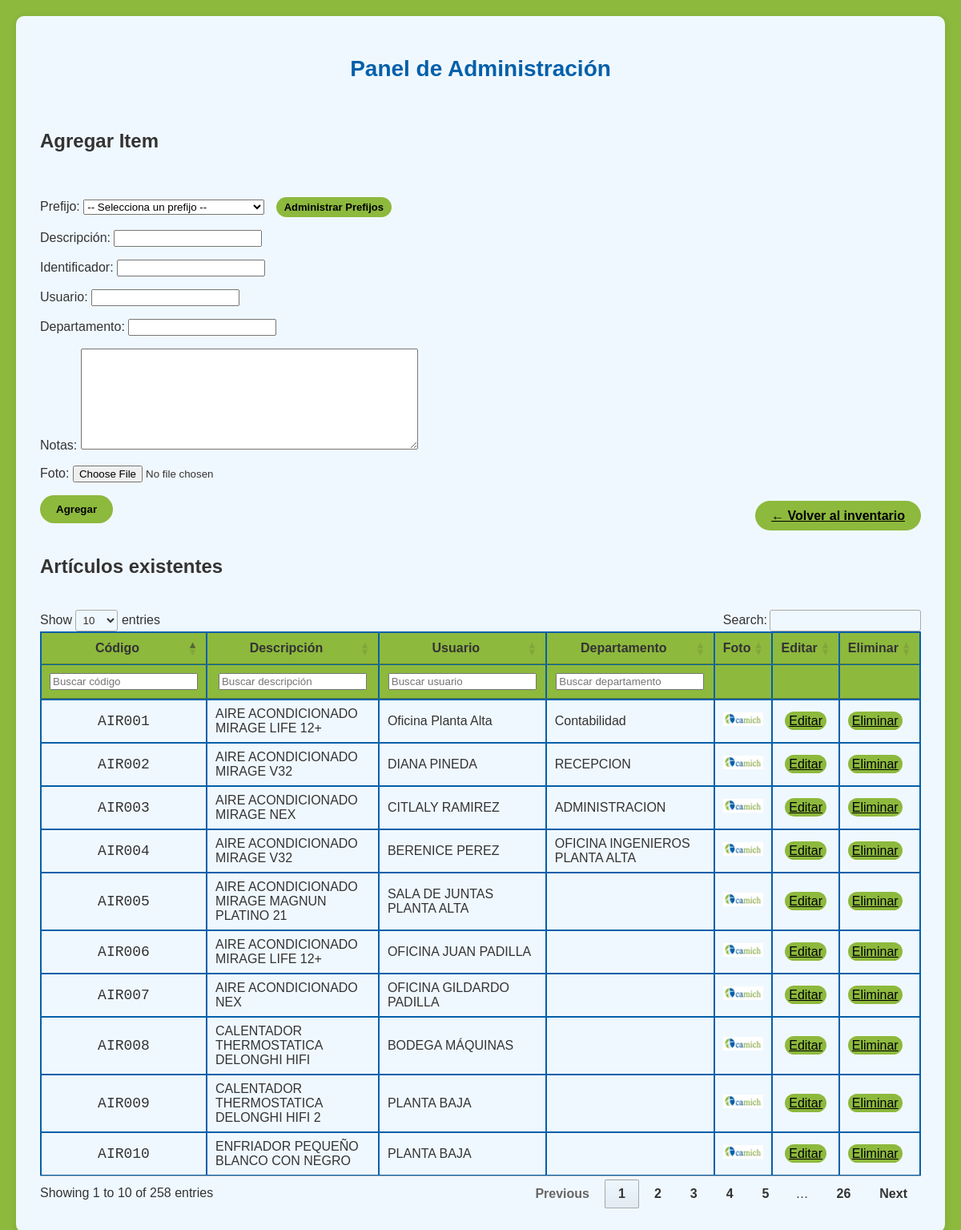
/admin (signed in), run on the app's committed database.
### tables this page shows
CREATE TABLE "objetos" (
	"id"	INTEGER,
	"codigo"	TEXT,
	"descripcion"	TEXT,
	"identificador"	TEXT,
	"usuario"	TEXT,
	"departamento"	TEXT,
	"notas"	TEXT,
	"foto_location"	TEXT,
	PRIMARY KEY("id" AUTOINCREMENT)
);

### app.py (the view, shortened to what this page needs)
@app.route('/admin', methods=['GET', 'POST'])
def admin():
   if not session.get('admin'):
        return redirect(url_for('index'))
   item_data = None
   item_id = request.args.get("id")
   if item_id:
       with sqlite3.connect('inventario.db') as conn:
           cursor = conn.execute('SELECT * FROM objetos WHERE id=?', (item_id,))
           item_data = cursor.fetchone()
   with sqlite3.connect('inventario.db') as conn:
       items = conn.execute('SELECT * FROM objetos ORDER BY codigo').fetchall()
   with sqlite3.connect('inventario.db') as conn:
       prefijos_disponibles = conn.execute('SELECT prefijo, descripcion FROM prefijos ORDER BY prefijo').fetchall()
   return render_template('admin.html', items=items, item=item_data, prefijos = prefijos_disponibles)

### templates/admin.html (shortened to what this page needs)
<!DOCTYPE html>
<html>
<head>
    <link rel="stylesheet" href="../static/style.css">
    <link rel="stylesheet" href="https://cdn.datatables.net/1.13.6/css/jquery.dataTables.min.css">
</head>
<body>
<div id="container">
    <h1>Panel de Administración</h1>
    <h2>{{ 'Editar' if item else 'Agregar' }} Item</h2>
    <div class="admin-form">
        <form method="POST" enctype="multipart/form-data">
            <p>Prefijo:
            <select name="prefijo" required {{ 'disabled' if item else '' }}>
                <option value="">-- Selecciona un prefijo --</option>
            </select>
            <a href="{{ url_for('admin_prefijos') }}" class="input-btn" id="admin-prefix" style="text-decoration: none; display: inline-block; text-align: center; margin-left: 10px;">Administrar Prefijos</a>
            </p>
            <p>Descripción: <input type="text" name="descripcion" value="{{ item[2] if item else '' }}"></p>
            <p>Identificador: <input type="text" name="identificador" value="{{ item[3] if item else '' }}"></p>
            <p>Usuario: <input type="text" name="usuario" value="{{ item[4] if item else '' }}"></p>
            <p>Departamento: <input type="text" name="departamento" value="{{ item[5] if item else '' }}"></p>
            <div class="note-group">
                <label for="notas">Notas:</label>
                <textarea rows="8" cols="50" maxlength="500" name="notas" placeholder="Escribe aquí notas y detalles adicionales del item">{{ item[6] if item }} </textarea>
            </div>
            <p>Foto: <input type="file" name="foto" accept="image/*">
            </p>
            <input class="input-btn" type="submit" value="{{ 'Guardar' if item else 'Agregar' }}">
        </form>
        <div id="back-to-index"><a href="{{ url_for('index') }}">← Volver al inventario</a></div>
    </div>
    <h2>Artículos existentes</h2>
    <table id="items-table">
    <thead>
        <tr>
            <th>Código</th>
            <th>Descripción</th>
            <th>Usuario</th>
            <th>Departamento</th>
            <th>Foto</th>
            <th>Editar</th>
            <th>Eliminar</th>
        </tr>
        <tr>
            <th><input type="text" placeholder="Buscar código"></th>
            <th><input type="text" placeholder="Buscar descripción"></th>
            <th><input type="text" placeholder="Buscar usuario"></th>
            <th><input type="text" placeholder="Buscar departamento"></th>
            <th></th>
            <th></th>
            <th></th>
        </tr>
    </thead>
    <tbody>
        {% for item in items %}
        <tr>
            <td>{{ item[1] }}</td>
            <td>{{ item[2] }}</td>
            <td>{{ item[4] }}</td>
            <td>{{ item[5] }}</td>
            <td><img src="{{ url_for('static', filename='images/' + ((item[7]) or 'camich.png')) }}" width="50"></td>
            <td><a href="{{ url_for('admin', id=item[0]) }}">Editar</a></td>
            <td><a href="{{ url_for('delete', item_id=item[0]) }}" onclick="return confirm('¿Seguro que quieres eliminar este elemento?')">Eliminar</a></td>
        </tr>
        {% endfor %}
    </tbody>
    </table>
</div>
</body>
</html>

### static/style.css (style rules this page uses)
:root { --dt-row-selected: initial !important; --dt-row-selected-text: initial !important; --dt-row-selected-link: initial !important; --dt-row-stripe: initial !important; --dt-row-hover: initial !important; --dt-column-ordering: initial !important; --dt-html-background: initial !important; --main-color: #8db93d; --second-color: #0260aa; --third-color: aliceblue; }
body { font-family: Arial, sans-serif; margin: 0; padding: 20px; background-color: var(--main-color); color: #333; }
h1 { background-color: var(--third-color); color: var(--second-color); font-family: Arial, sans-serif; font-size: 28px; text-align: center; margin-top: 20px; margin-bottom: 20px; }
button, .input-btn, a, a:visited { color:black; padding: 10px 20px; border: none; border-radius: 20px; cursor: pointer; font-weight: bold; transition: all 0.5s cubic-bezier(0.4, 0, 1, 1); background: var(--main-color); }
#admin-prefix { font-size: small; padding: 5px 10px; }
input[name="usuario"] { text-transform: capitalize; }
input[name="descripcion"] { text-transform: capitalize; }
input[name="departamento"] { text-transform: capitalize; }
#container { max-width: 1200px; margin: 0 auto; background: var(--third-color); padding: 30px; border-radius: 10px; box-shadow: 0 2px 10px rgba(0, 0, 0, 0.1); display: flex; flex-direction: column; gap: 20px; }
.admin-form { display: flex; justify-content: space-between; align-items: flex-end; }
table a { padding-top: 3px; padding-bottom: 3px; padding-left: 5px; padding-right: 5px; font-weight: lighter; }
table, td, th { border-collapse: collapse; border: 1px solid var(--second-color); }
th { background-color: var(--main-color) !important; text-align: center !important; }
td:nth-child(1), td:nth-child(5) { font-family: monospace; font-size: 18px; text-align: center; }
td:nth-child(6) { text-align: center; }

### data on the page
objetos: codigo "AIR001", descripcion "AIRE ACONDICIONADO MIRAGE LIFE 12+", usuario "Oficina Planta Alta", departamento "Contabilidad", foto_location (picture)
objetos: codigo "AIR002", descripcion "AIRE ACONDICIONADO MIRAGE V32", usuario "DIANA PINEDA", departamento "RECEPCION", foto_location (picture)
objetos: codigo "AIR003", descripcion "AIRE ACONDICIONADO MIRAGE NEX", usuario "CITLALY RAMIREZ", departamento "ADMINISTRACION"
objetos: codigo "AIR004", descripcion "AIRE ACONDICIONADO MIRAGE V32", usuario "BERENICE PEREZ", departamento "OFICINA INGENIEROS PLANTA ALTA"
objetos: codigo "AIR005", descripcion "AIRE ACONDICIONADO MIRAGE MAGNUN PLATINO 21", usuario "SALA DE JUNTAS PLANTA ALTA"
objetos: codigo "AIR006", descripcion "AIRE ACONDICIONADO MIRAGE LIFE 12+", usuario "OFICINA JUAN PADILLA"
objetos: codigo "AIR007", descripcion "AIRE ACONDICIONADO NEX", usuario "OFICINA GILDARDO PADILLA"
objetos: codigo "AIR008", descripcion "CALENTADOR THERMOSTATICA DELONGHI HIFI", usuario "BODEGA MÁQUINAS"
objetos: codigo "AIR009", descripcion "CALENTADOR THERMOSTATICA DELONGHI HIFI 2", usuario "PLANTA BAJA"
objetos: codigo "AIR010", descripcion "ENFRIADOR PEQUEÑO BLANCO CON NEGRO", usuario "PLANTA BAJA"

### other printed values
{{ 'Editar' if item else 'Agregar' }} "Agregar"
